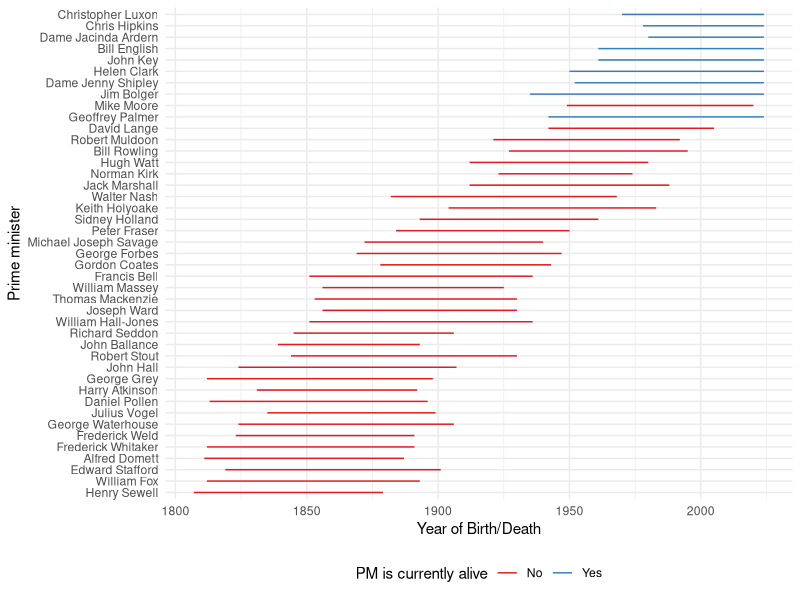
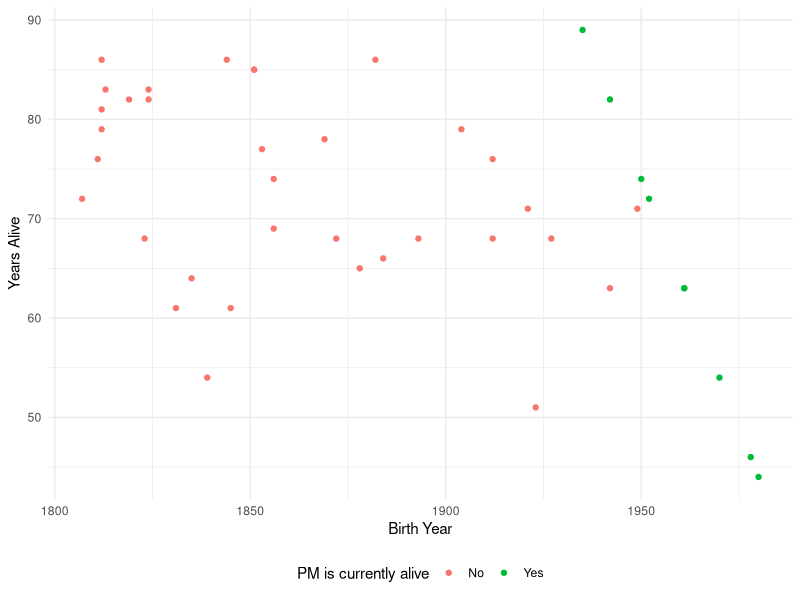

Here is the R script that generated these plots, in order:
## ---- chunk 1
#| include: false
#| warning: false
#| message: false

library(tidyverse)
library(kableExtra)
library(here)

# read in cleaned data
pm_data <- read.csv(here("outputs/data/cleaned_NZ_PM_data.csv"))
## ---- chunk 2
#| echo: false
#| label: tbl-pm
#| tbl-cap: New Zealand Prime Ministers' Lifespan Data, In the Order of First Day in Office
options(knitr.kable.NA = '')
# Table formatting inspired by https://stackoverflow.com/a/62241264
kable(
  pm_data,
  col.names = c("Prime Minister", "Birth Year", "Death Year", "Years Lived"),
  longtable = TRUE
  ) |>
  kable_styling(latex_options = c("repeat_header"))
## ---- chunk 3
#| echo: false
#| label: fig-pm-birth-death-years
#| fig-cap: New Zealand Prime Ministers' Birth and Death Years
#| fig-height: 7

# Code mainly from Rohan Alexander (2023)
pm_data |>
  mutate(
    still_alive = if_else(is.na(death_year), "Yes", "No"),
    death_year = if_else(is.na(death_year), as.integer(2024), death_year)
  ) |>
  mutate(prime_minister = as_factor(prime_minister)) |>
  ggplot(
    aes(x = birth_year, xend = death_year, y = prime_minister, yend = prime_minister, color = still_alive)
    ) +
  geom_segment() +
  labs(
    x = "Year of Birth/Death", y = "Prime minister", color = "PM is currently alive"
    ) +
  theme_minimal() +
  scale_color_brewer(palette = "Set1") +
  theme(legend.position = "bottom")
  
## ---- chunk 4
#| echo: false
#| label: fig-pm-birthyear-vs-yearslived
#| fig-cap: New Zealand Prime Ministers' Birth Year Versus Years Lived


pm_data |>
  mutate(
    alive = ifelse(is.na(death_year), "Yes", "No")
  ) |>
  replace_na(list(death_year = 2024)) |>
  mutate(
    years_lived = death_year - birth_year
  ) |>
  # scale_color_manual part inspired by https://stackoverflow.com/a/36013774
  ggplot(aes(x = birth_year, y = years_lived, color = as.factor(alive))) +
  scale_color_manual(values=c("#F8766D","#00BA38"))+
  geom_point(stat="identity") +
  theme_minimal() +
  labs(
    x = "Birth Year",
    y = "Years Alive",
    color = "PM is currently alive"
  )+
  theme(legend.position = "bottom")
  
